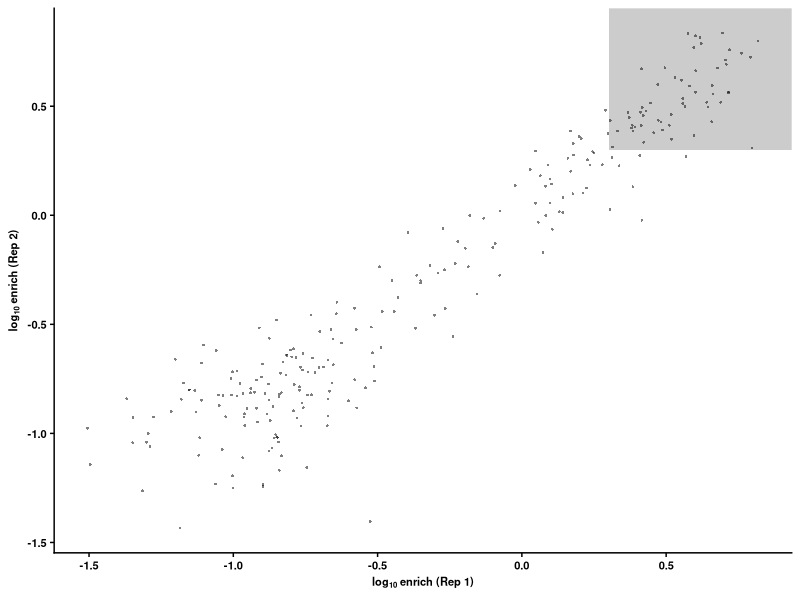

Source code (R):
#R code
library(ggplot2)
library(scales)
library(RColorBrewer)
library(readr)
library(tidyr)
library(reshape)
library(stringr)
library(dplyr)
library(ggrepel)
library(gridExtra)
require(cowplot)

PlotCompareFit_Rep <- function(Bil69_data, graphname){
    textsize <- 8
    p <- ggplot() +
           geom_rect(data=NULL,aes(xmin=log10(2),xmax=Inf,ymin=log10(2),ymax=Inf), color=NA, fill=alpha('grey60', 0.5)) +
           geom_point(data=Bil69_data, aes(x=log10(Rep1Enrich), y=log10(Rep2Enrich)), pch=16, size=0.6, color='black', alpha=0.5) +
           #scale_color_manual(values=c('grey30'),drop=FALSE) +
           theme_cowplot(12) +
           theme(axis.title=element_text(size=textsize,face="bold"),
                 axis.text=element_text(size=textsize,face="bold"),
                 legend.title=element_blank(),
                 legend.key.size=unit(0.1,'in'),
                 legend.spacing.x=unit(0.03, 'in'),
                 legend.text=element_text(size=textsize,face="bold"),
                 legend.position='top') +
           labs(x=expression(bold(log['10']~enrich~'(Rep 1)')),y=expression(bold(log['10']~enrich~'(Rep 2)')))
    ggsave(graphname,p,height=2,width=2,dpi=600, bg='white')
    } 

Bil69_data <- read_tsv('result/Bil69_MultiMutLib_filtered.tsv')
PlotCompareFit_Rep(Bil69_data,'graph/Bil69_mutlib_rep_compare.png')
